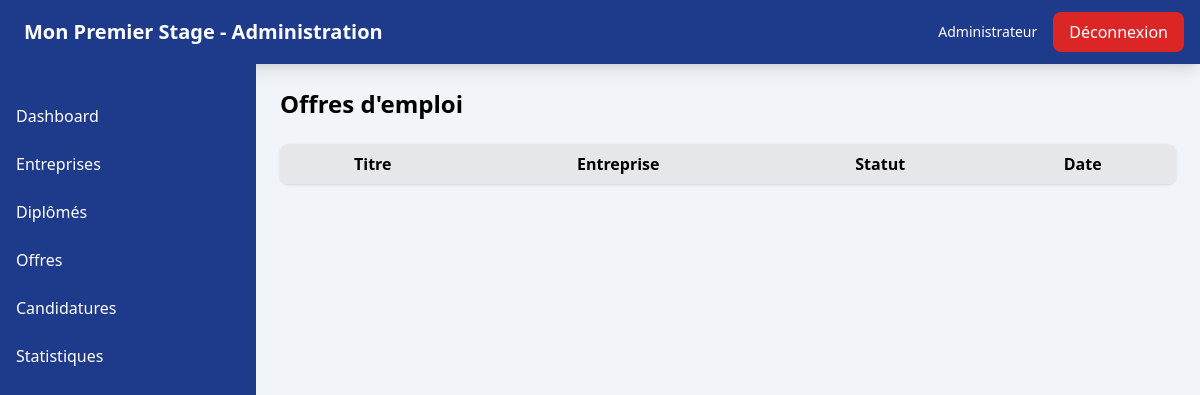
Page /administrateur/listeoffre/ on the earlier database version.
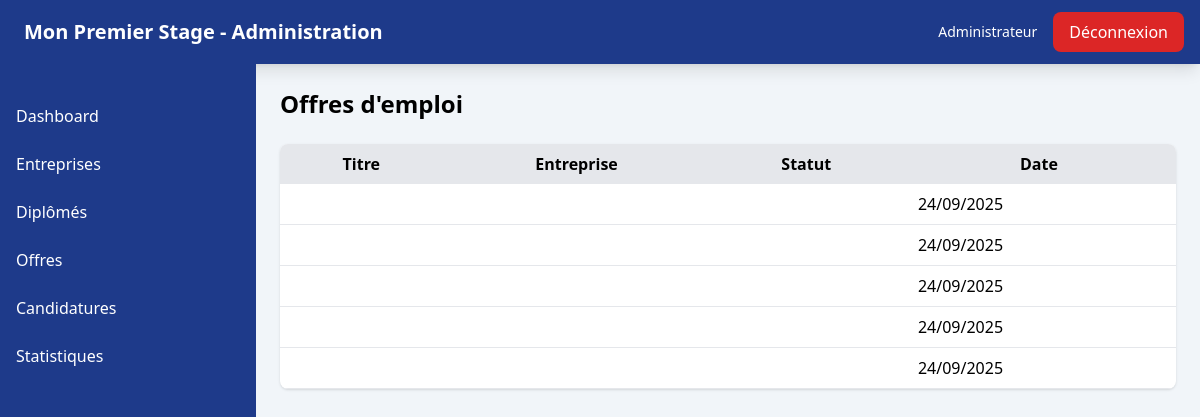
Same page on the later database version.
### app_premier_stage/models.py (models this page shows, shortened)
class OffreEmploi(models.Model):
    id_offre = models.UUIDField(primary_key=True, default=uuid.uuid4, editable=False)
    user = models.ForeignKey(
        settings.AUTH_USER_MODEL,
        on_delete=models.CASCADE,
        related_name="offres_entreprise",
        default=""
    )
    entreprise = models.ForeignKey(Entreprise, on_delete=models.CASCADE, related_name="offres")
    titre_poste = models.CharField(max_length=30, default="")
    domaine_poste = models.CharField(max_length=100,default="")
    description_offre = models.TextField(max_length=1000,default="")
    type_offre = models.CharField(max_length=150,default="")
    type_contrat = models.CharField(max_length=150,default="")
    competence_requis = models.CharField(max_length=250,default="")
    duree_contrat = models.CharField(max_length=20,default="")
    date_debut_offre = models.DateField()
    remuneration_offre = models.CharField(max_length=10,default="")
    mission_offre = models.CharField(max_length=300,default="")
    localisation_offre = models.CharField(max_length=100, default="")
    statut_offre = models.CharField(max_length=20,default="disponible")
    date_fin_candidature = models.DateField()
    created_at = models.DateTimeField(auto_now_add=True)

### app_premier_stage/views.py (the view)
# urls.py: path("administrateur/listeoffre/",views.ListeOffre,name="liste_offres"),
def ListeOffre(request):
    offres = OffreEmploi.objects.all()
    context = {
        "offres":offres
    }
    return render(request,"admin/liste_offres.html",context)

### app_premier_stage/templates/admin/liste_offres.html (shortened to what this page needs)
{% extends "admin/base_admin.html" %}
{% block content %}
<h1 class="text-2xl font-bold mb-6">Offres d'emploi</h1>
<table class="w-full bg-white shadow rounded-lg overflow-hidden">
  <thead class="bg-gray-200">
    <tr>
      <th class="px-4 py-2">Titre</th>
      <th class="px-4 py-2">Entreprise</th>
      <th class="px-4 py-2">Statut</th>
      <th class="px-4 py-2">Date</th>
    </tr>
  </thead>
  <tbody>
    {% for offre in offres %}
    <tr class="border-b">
      <td class="px-4 py-2">{{ offre.titre }}</td>
      <td class="px-4 py-2">{{ offre.entreprise.nom }}</td>
      <td class="px-4 py-2">{{ offre.status }}</td>
      <td class="px-4 py-2">{{ offre.created_at|date:"d/m/Y" }}</td>
    </tr>
    {% endfor %}
  </tbody>
</table>
{% endblock %}

Differences in the rows shown:
added OffreEmploi: created_at "24/09/2025"
added OffreEmploi: created_at "24/09/2025"
added OffreEmploi: created_at "24/09/2025"
added OffreEmploi: created_at "24/09/2025"
added OffreEmploi: created_at "24/09/2025"
